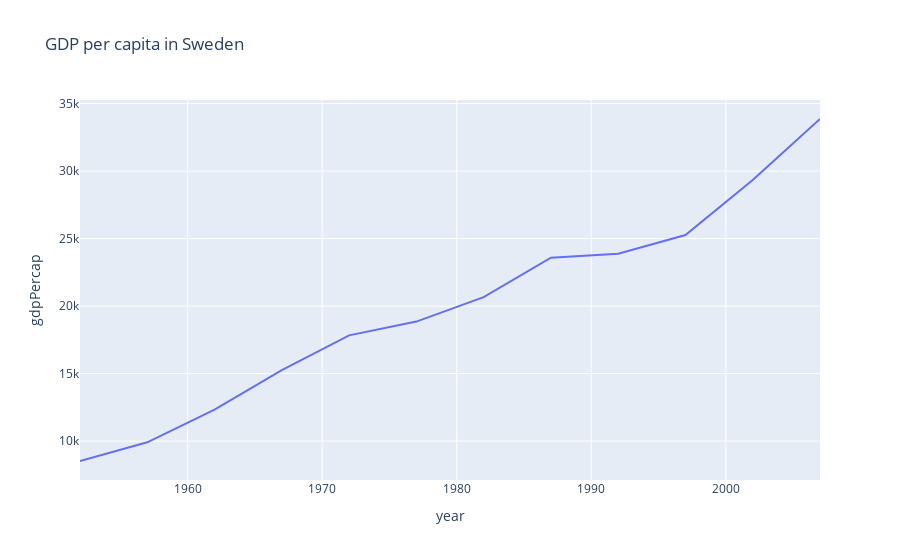

Write notebook code for a chart like this one.
### Markdown cell above
# Line charts

### Code cell
px.line(sweden, x="year", y="gdpPercap", title="GDP per capita in Sweden")

### Figure 1 — Plotly figure (JSON) as saved in the notebook; plotly's stock layout.template omitted (floating-point values rounded to 4 significant figures)
{"data": [{"hovertemplate": "year=%{x}<br>gdpPercap=%{y}<extra></extra>", "legendgroup": "", "line": {"color": "#636efa", "dash": "solid"}, "marker": {"symbol": "circle"}, "mode": "lines", "name": "", "orientation": "v", "showlegend": false, "type": "scatter", "x": [1952, 1957, 1962, 1967, 1972, 1977, 1982, 1987, 1992, 1997, 2002, 2007], "xaxis": "x", "y": [8528.0, 9912.0, 12330.0, 15260.0, 17830.0, 18860.0, 20670.0, 23590.0, 23880.0, 25270.0, 29340.0, 33860.0], "yaxis": "y"}], "layout": {"legend": {"tracegroupgap": 0}, "title": {"text": "GDP per capita in Sweden"}, "xaxis": {"anchor": "y", "domain": [0, 1], "title": {"text": "year"}}, "yaxis": {"anchor": "x", "domain": [0, 1], "title": {"text": "gdpPercap"}}}}
